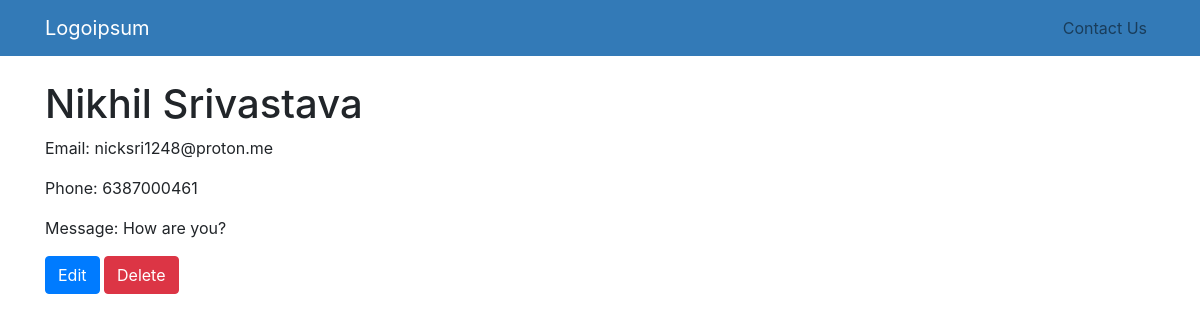
/contacts/2, run on the app's committed database.
### contact_app/models.py (models this page shows, shortened)
class Contact(models.Model):
    first_name = models.CharField(max_length=50)
    last_name = models.CharField(max_length=50)
    email = models.EmailField(max_length=100)
    phone_number = models.CharField(max_length=20)
    message = models.TextField()

### contact_app/views.py (the view)
# urls.py: path('contacts/<int:pk>', ContactDetailView.as_view(), name='contact_detail'),
class ContactDetailView(DetailView):
    model = Contact
    template_name = 'contact_detail.html'
    context_object_name = 'contact'

### templates/contact_detail.html (shortened to what this page needs)
{% extends 'base.html' %}
{% block content %}
    <h1>{{ contact.first_name }} {{ contact.last_name }}</h1>
    <p>Email: {{ contact.email }}</p>
    <p>Phone: {{ contact.phone_number }}</p>
    <p>Message: {{ contact.message }}</p>
    <a href="{% url 'contact_update' contact.pk %}" class="btn btn-primary">Edit</a>
    <form method="post" action="{% url 'contact_delete' contact.pk %}" style="display: inline">
        <button type="submit" class="btn btn-danger" onclick="return confirm('Are you sure?')">Delete</button>
    </form>
{% endblock %}

### data on the page
Contact: first_name "Nikhil", last_name "Srivastava", email "nicksri1248@proton.me", phone_number "6387000461", message "How are you?"
